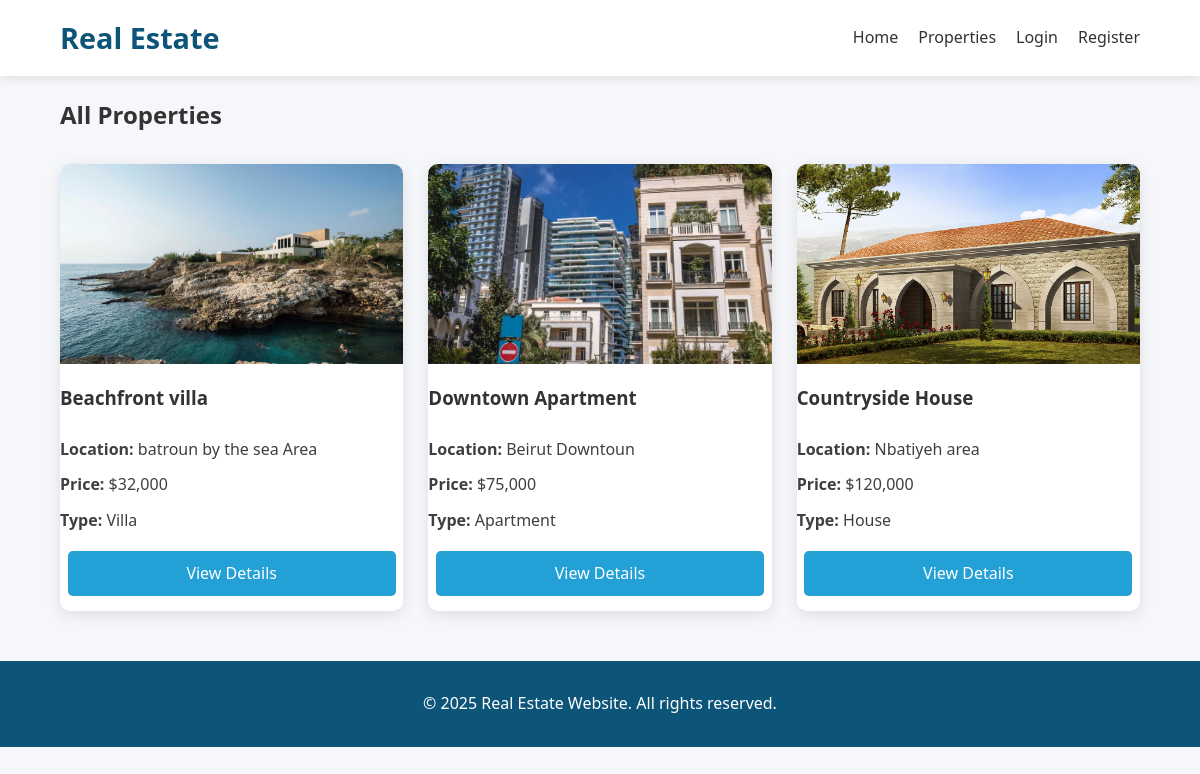
The app's page /indexx.php with its own data.
### tables this page shows
CREATE TABLE `properties` (
  `id` int(11) NOT NULL,
  `title` varchar(100) NOT NULL,
  `description` text NOT NULL,
  `price` decimal(10,2) NOT NULL,
  `bedrooms` int(11) NOT NULL,
  `bathrooms` int(11) NOT NULL,
  `area` int(11) NOT NULL,
  `location` varchar(100) NOT NULL,
  `type` enum('house','apartment','villa','land') NOT NULL,
  `image_path` varchar(255) DEFAULT NULL,
  `created_at` timestamp NOT NULL DEFAULT current_timestamp(),
  `maps_link` varchar(255) DEFAULT NULL
);

### indexx.php (the view)
<?php include 'config.php'; ?>
<?php include 'header.php'; ?>
<main class="container">
    <h2>All Properties</h2>
    <div class="property-grid">
        <?php
        $sql = "SELECT * FROM properties";
        $result = $conn->query($sql);
        if ($result->num_rows > 0) {
            while($row = $result->fetch_assoc()) {
                echo '<div class="property-card">';
                echo '<img src="assets/images/' . htmlspecialchars($row['image_path']) . '" alt="' . htmlspecialchars($row['title']) . '">';
                echo '<h3>' . $row['title'] . '</h3>';
                echo '<p><strong>Location:</strong> ' . $row['location'] . '</p>';
                echo '<p class="priceid"><strong>Price:</strong> $' . number_format($row['price']) . '</p>';
                echo '<p><strong>Type:</strong> ' . ucfirst($row['type']) . '</p>';
                echo '<a href="view.php?id=' . $row['id'] . '" class="btn">View Details</a>';
                echo '</div>';
            }
        } else {
            echo '<p>No properties available at the moment.</p>';
        }
        ?>
    </div>
</main>
<?php include 'footer.php'; ?>

### css/style.css (style rules this page uses)
body { font-family: 'Segoe UI', Tahoma, Geneva, Verdana, sans-serif; line-height: 1.6; color: #333; margin: 0; padding: 0; background-color: #f5f7fa; }
.container { width: 90%; max-width: 1200px; margin: 0 auto; padding: 0 15px; }
.btn { display: inline-block; padding: 10px 20px; background-color: #0c5579; color: white; text-decoration: none; border-radius: 5px; transition: all 0.3s ease; }
.property-grid { display: grid; grid-template-columns: repeat(auto-fill, minmax(300px, 1fr)); gap: 25px; margin: 30px 0; }
.property-card { background: white; border-radius: 10px; overflow: hidden; box-shadow: 0 4px 15px rgba(0, 0, 0, 0.1); transition: transform 0.3s ease, box-shadow 0.3s ease; display: flex; flex-direction: column; }
.property-card img { width: 100%; height: 200px; object-fit: cover; }
.property-card p { margin: 5px 0; color: #403e3e; }
.property-card .btn { margin-top: auto; align-self: center; margin-top: 12px; width: 18pc; background-color: #23a0d5; text-align: center; margin-bottom: 15px; }

### records on screen
properties: image_path (picture), title "Beachfront villa", location "batroun by the sea Area", price "32,000", type "Villa"
properties: image_path (picture), title "Downtown Apartment", location "Beirut Downtoun", price "75,000", type "Apartment"
properties: image_path (picture), title "Countryside House", location "Nbatiyeh area", price "120,000", type "House"
